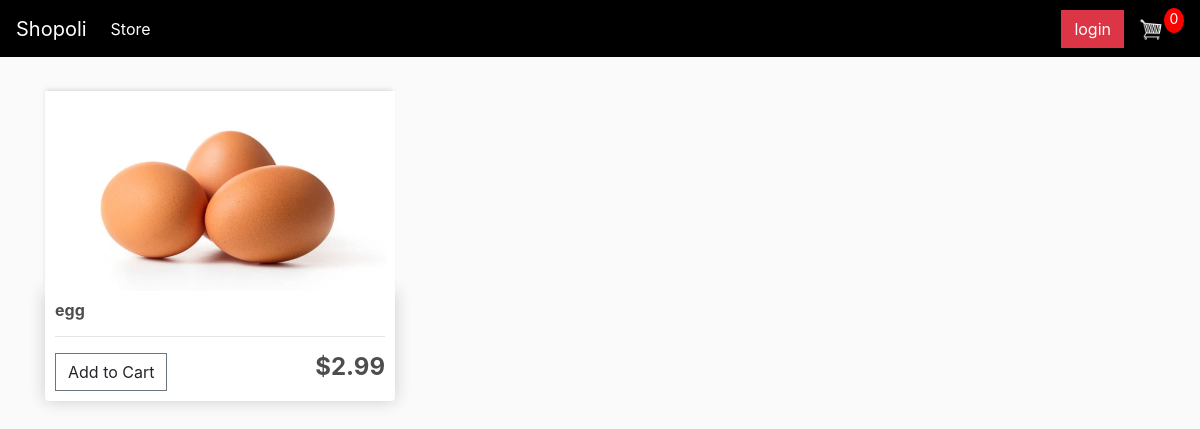
/product/5/, run on the app's committed database.
### store/models.py (models this page shows, shortened)
class Product(models.Model):
    title = models.CharField(max_length=300)
    price = models.DecimalField(max_digits=10, decimal_places=2)
    image = models.ImageField(default='default.png', upload_to='product_pic')

### store/views.py (the view)
# urls.py: path('product/<int:pk>/', productDetailView.as_view(), name='product-detail'),
class productDetailView(DetailView):
    model = Product
    def get_context_data(self, **kwargs):
        context = super(productDetailView, self).get_context_data(**kwargs)
        try:
            _, _, context['cartItems'] = getUserSpec(self.request)
        except (Exception, ):
            _, _, context['cartItems'] = getCartSpec(self.request)
        return context

### store/functions.py (called while the page is built, shortened)
def getCartSpec(request):
    try:
        cart = json.loads(request.COOKIES['cart'])
    except (Exception,):
        cart = {}
    items = []
    order = {'get_order_total_price': 0, 'get_order_total_items': 0}
    cartItems = 0
    return items, order, cartItems

def getUserSpec(request):
    customer = request.user.customer
    order, created = Order.objects.get_or_create(customer=customer, complete=False)
    items = order.orderitem_set.all()
    cartItems = order.get_order_total_items
    return items, order, cartItems

### store/templates/store/product_detail.html (shortened to what this page needs)
{% extends "store/base.html" %}
{% block content %}
  <div class="row">
    <div class="col-lg-4">
        <img class="thumbnail" src="{{ object.image.url }}">
        <div class="box-element product">
        <h6><strong>{{ object.title }}</strong></h6>
        <hr>
        <a data-product={{product.id}} data-action="add" class="btn btn-outline-secondary add-btn update-cart">Add to Cart</a>
        <h4 style="display: inline-block; float: right"><strong>${{ object.price|floatformat:2 }}</strong></h4>
      </div>
    </div>
  </div>
{% endblock %}

### store/static/store/css/main.css (style rules this page uses)
body { background-color: hsl(0, 0%, 98%); }
h1,h2,h3,h4,h5,h6 { color:hsl(0, 0%, 30%); }
.box-element { box-shadow:hsl(0, 0%, 80%) 0 0 16px; background-color: #fff; border-radius: 4px; padding: 10px; }
.thumbnail { width: 100%; height: 200px; -webkit-box-shadow: -1px -3px 5px -2px rgba(214,214,214,1); -moz-box-shadow: -1px -3px 5px -2px rgba(214,214,214,1); box-shadow: -1px -3px 5px -2px rgba(214,214,214,1); }
.product { border-radius: 0 0 4px 4px; }
.col-lg-4, .col-lg-6, .col-lg-8, .col-lg-12 { margin-top: 10px; }
.btn { border-radius: 0; }

### data on the page
Product: image (picture), title "egg", price "2.99"

### other printed values
{{ cartItems }} "0"
